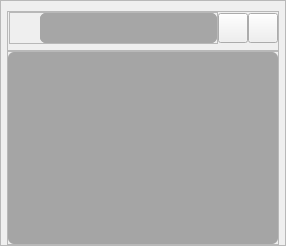
                       <widget class="QWidget" name="designDocsTab">
                        <property name="styleSheet">
                         <string notr="true"/>
                        </property>
                        <attribute name="title">
                         <string>DESIGN DOCS</string>
                        </attribute>
                        <layout class="QHBoxLayout" name="horizontalLayout_26">
                         <property name="spacing">
                          <number>0</number>
                         </property>
                         <property name="leftMargin">
                          <number>0</number>
                         </property>
                         <property name="topMargin">
                          <number>0</number>
                         </property>
                         <property name="rightMargin">
                          <number>0</number>
                         </property>
                         <property name="bottomMargin">
                          <number>0</number>
                         </property>
                         <item>
                          <widget class="QFrame" name="designDocsTableFrame">
                           <property name="maximumSize">
                            <size>
                             <width>16777215</width>
                             <height>16777215</height>
                            </size>
                           </property>
                           <property name="font">
                            <font>
                             <pointsize>1</pointsize>
                            </font>
                           </property>
                           <property name="frameShape">
                            <enum>QFrame::StyledPanel</enum>
                           </property>
                           <property name="frameShadow">
                            <enum>QFrame::Raised</enum>
                           </property>
                           <layout class="QVBoxLayout" name="verticalLayout_85" stretch="0,1">
                            <property name="spacing">
                             <number>0</number>
                            </property>
                            <property name="leftMargin">
                             <number>6</number>
                            </property>
                            <property name="topMargin">
                             <number>10</number>
                            </property>
                            <property name="rightMargin">
                             <number>6</number>
                            </property>
                            <property name="bottomMargin">
                             <number>0</number>
                            </property>
                            <item alignment="Qt::AlignTop">
                             <widget class="QFrame" name="frame_37">
                              <property name="frameShape">
                               <enum>QFrame::StyledPanel</enum>
                              </property>
                              <property name="frameShadow">
                               <enum>QFrame::Raised</enum>
                              </property>
                              <layout class="QHBoxLayout" name="horizontalLayout_28" stretch="0,1,0,1">
                               <property name="spacing">
                                <number>0</number>
                               </property>
                               <property name="leftMargin">
                                <number>0</number>
                               </property>
                               <property name="topMargin">
                                <number>0</number>
                               </property>
                               <property name="rightMargin">
                                <number>0</number>
                               </property>
                               <property name="bottomMargin">
                                <number>6</number>
                               </property>
                               <item>
                                <widget class="QLabel" name="folderNameLabel">
                                 <property name="text">
                                  <string/>
                                 </property>
                                </widget>
                               </item>
                               <item>
                                <widget class="QFrameWithResizeSignal" name="frame_38">
                                 <property name="styleSheet">
                                  <string notr="true"/>
                                 </property>
                                 <property name="frameShape">
                                  <enum>QFrame::StyledPanel</enum>
                                 </property>
                                 <property name="frameShadow">
                                  <enum>QFrame::Raised</enum>
                                 </property>
                                 <layout class="QHBoxLayout" name="horizontalLayout_46" stretch="0">
                                  <property name="spacing">
                                   <number>0</number>
                                  </property>
                                  <property name="sizeConstraint">
                                   <enum>QLayout::SetNoConstraint</enum>
                                  </property>
                                  <property name="leftMargin">
                                   <number>0</number>
                                  </property>
                                  <property name="topMargin">
                                   <number>0</number>
                                  </property>
                                  <property name="rightMargin">
                                   <number>0</number>
                                  </property>
                                  <property name="bottomMargin">
                                   <number>0</number>
                                  </property>
                                  <item alignment="Qt::AlignRight">
                                   <widget class="QCustomSlideFrame3" name="searchDocsFrame">
                                    <property name="minimumSize">
                                     <size>
                                      <width>0</width>
                                      <height>30</height>
                                     </size>
                                    </property>
                                    <property name="maximumSize">
                                     <size>
                                      <width>16777215</width>
                                      <height>30</height>
                                     </size>
                                    </property>
                                    <property name="styleSheet">
                                     <string notr="true"/>
                                    </property>
                                    <layout class="QHBoxLayout" name="horizontalLayout_45">
                                     <property name="spacing">
                                      <number>0</number>
                                     </property>
                                     <property name="leftMargin">
                                      <number>0</number>
                                     </property>
                                     <property name="topMargin">
                                      <number>0</number>
                                     </property>
                                     <property name="rightMargin">
                                      <number>0</number>
                                     </property>
                                     <property name="bottomMargin">
                                      <number>0</number>
                                     </property>
                                     <item>
                                      <widget class="QPushButton" name="searchDocsBtn">
                                       <property name="minimumSize">
                                        <size>
                                         <width>30</width>
                                         <height>30</height>
                                        </size>
                                       </property>
                                       <property name="maximumSize">
                                        <size>
                                         <width>30</width>
                                         <height>30</height>
                                        </size>
                                       </property>
                                       <property name="styleSheet">
                                        <string notr="true">#searchDocsBtn:pressed {
	background-color: rgb(120, 120, 120);
	border-radius: 6px;}
#searchDocsBtn {
	background-color: transparent;
	border-radius: 6px;}</string>
                                       </property>
                                       <property name="text">
                                        <string/>
                                       </property>
                                       <property name="icon">
                                        <iconset resource="resources_rc.qrc">
                                         <normaloff>:/icon/icons/search.svg</normaloff>:/icon/icons/search.svg</iconset>
                                       </property>
                                       <property name="iconSize">
                                        <size>
                                         <width>20</width>
                                         <height>20</height>
                                        </size>
                                       </property>
                                      </widget>
                                     </item>
                                     <item>
                                      <widget class="QFrame" name="frame_39">
                                       <property name="styleSheet">
                                        <string notr="true">background-color: rgb(166, 166, 166);
border-radius: 6px</string>
                                       </property>
                                       <property name="frameShape">
                                        <enum>QFrame::StyledPanel</enum>
                                       </property>
                                       <property name="frameShadow">
                                        <enum>QFrame::Raised</enum>
                                       </property>
                                       <layout class="QHBoxLayout" name="horizontalLayout_47">
                                        <property name="spacing">
                                         <number>0</number>
                                        </property>
                                        <property name="leftMargin">
                                         <number>0</number>
                                        </property>
                                        <property name="topMargin">
                                         <number>0</number>
                                        </property>
                                        <property name="rightMargin">
                                         <number>0</number>
                                        </property>
                                        <property name="bottomMargin">
                                         <number>0</number>
                                        </property>
                                        <item>
                                         <widget class="CQLineEdit" name="searchDocsLine">
                                          <property name="enabled">
                                           <bool>true</bool>
                                          </property>
                                          <property name="minimumSize">
                                           <size>
                                            <width>0</width>
                                            <height>30</height>
                                           </size>
                                          </property>
                                          <property name="maximumSize">
                                           <size>
                                            <width>16777215</width>
                                            <height>30</height>
                                           </size>
                                          </property>
                                          <property name="font">
                                           <font>
                                            <pointsize>13</pointsize>
                                           </font>
                                          </property>
                                          <property name="styleSheet">
                                           <string notr="true">background-color: rgb(166, 166, 166);
border-radius: 6px</string>
                                          </property>
                                         </widget>
                                        </item>
                                        <item>
                                         <widget class="QPushButton" name="releaseBtn">
                                          <property name="minimumSize">
                                           <size>
                                            <width>20</width>
                                            <height>30</height>
                                           </size>
                                          </property>
                                          <property name="maximumSize">
                                           <size>
                                            <width>20</width>
                                            <height>30</height>
                                           </size>
                                          </property>
                                          <property name="styleSheet">
                                           <string notr="true">#releaseBtn:pressed {
	background-color: rgb(120, 120, 120);
	border-top-right-radius: 6px; border-bottom-right-radius: 6px;
	border-top-left-radius: 0px; border-bottom-left-radius: 0px;}</string>
                                          </property>
                                          <property name="text">
                                           <string/>
                                          </property>
                                          <property name="icon">
                                           <iconset resource="resources_rc.qrc">
                                            <normaloff>:/icon/icons/arrow-left.svg</normaloff>:/icon/icons/arrow-left.svg</iconset>
                                          </property>
                                          <property name="iconSize">
                                           <size>
                                            <width>20</width>
                                            <height>20</height>
                                           </size>
                                          </property>
                                         </widget>
                                        </item>
                                       </layout>
                                      </widget>
                                     </item>
                                    </layout>
                                   </widget>
                                  </item>
                                 </layout>
                                </widget>
                               </item>
                               <item>
                                <widget class="QPushButton" name="addDocumentBtn">
                                 <property name="minimumSize">
                                  <size>
                                   <width>30</width>
                                   <height>30</height>
                                  </size>
                                 </property>
                                 <property name="maximumSize">
                                  <size>
                                   <width>30</width>
                                   <height>30</height>
                                  </size>
                                 </property>
                                 <property name="styleSheet">
                                  <string notr="true">#addDocumentBtn:pressed {
	background-color: rgb(120, 120, 120);
	border-radius: 6px}</string>
                                 </property>
                                 <property name="text">
                                  <string/>
                                 </property>
                                 <property name="icon">
                                  <iconset resource="resources_rc.qrc">
                                   <normaloff>:/icon/icons/plus-circle.svg</normaloff>:/icon/icons/plus-circle.svg</iconset>
                                 </property>
                                 <property name="iconSize">
                                  <size>
                                   <width>20</width>
                                   <height>20</height>
                                  </size>
                                 </property>
                                </widget>
                               </item>
                               <item>
                                <widget class="QPushButton" name="subMenuBtn">
                                 <property name="minimumSize">
                                  <size>
                                   <width>30</width>
                                   <height>30</height>
                                  </size>
                                 </property>
                                 <property name="maximumSize">
                                  <size>
                                   <width>30</width>
                                   <height>30</height>
                                  </size>
                                 </property>
                                 <property name="contextMenuPolicy">
                                  <enum>Qt::ActionsContextMenu</enum>
                                 </property>
                                 <property name="styleSheet">
                                  <string notr="true">#subMenuBtn:pressed {
	background-color: rgb(120, 120, 120);
	border-radius: 6px}
#subMenuBtn::menu-indicator{width:0px;}</string>
                                 </property>
                                 <property name="text">
                                  <string/>
                                 </property>
                                 <property name="icon">
                                  <iconset resource="resources_rc.qrc">
                                   <normaloff>:/icon/icons/more-vertical.svg</normaloff>:/icon/icons/more-vertical.svg</iconset>
                                 </property>
                                </widget>
                               </item>
                              </layout>
                             </widget>
                            </item>
                            <item>
                             <widget class="QFrame" name="frame_46">
                              <property name="styleSheet">
                               <string notr="true"/>
                              </property>
                              <property name="frameShape">
                               <enum>QFrame::StyledPanel</enum>
                              </property>
                              <property name="frameShadow">
                               <enum>QFrame::Raised</enum>
                              </property>
                              <layout class="QVBoxLayout" name="verticalLayout_91">
                               <property name="spacing">
                                <number>0</number>
                               </property>
                               <property name="leftMargin">
                                <number>0</number>
                               </property>
                               <property name="topMargin">
                                <number>0</number>
                               </property>
                               <property name="rightMargin">
                                <number>0</number>
                               </property>
                               <property name="bottomMargin">
                                <number>0</number>
                               </property>
                               <item>
                                <widget class="QCustomTableWidget" name="designDocsTableWidget">
                                 <property name="sizePolicy">
                                  <sizepolicy hsizetype="Preferred" vsizetype="Preferred">
                                   <horstretch>0</horstretch>
                                   <verstretch>0</verstretch>
                                  </sizepolicy>
                                 </property>
                                 <property name="styleSheet">
                                  <string notr="true">#designDocsTableWidget {
	background-color: rgb(165, 165, 165);
	border-radius: 6px}</string>
                                 </property>
                                 <attribute name="horizontalHeaderStretchLastSection">
                                  <bool>false</bool>
                                 </attribute>
                                </widget>
                               </item>
                              </layout>
                             </widget>
                            </item>
                           </layout>
                          </widget>
                         </item>
                        </layout>
                       </widget>
